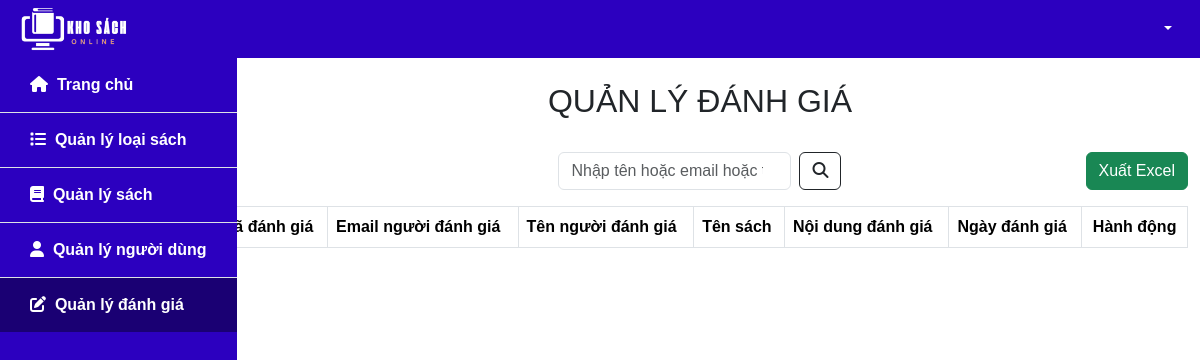
Before: /manage_review.php with the older database file.
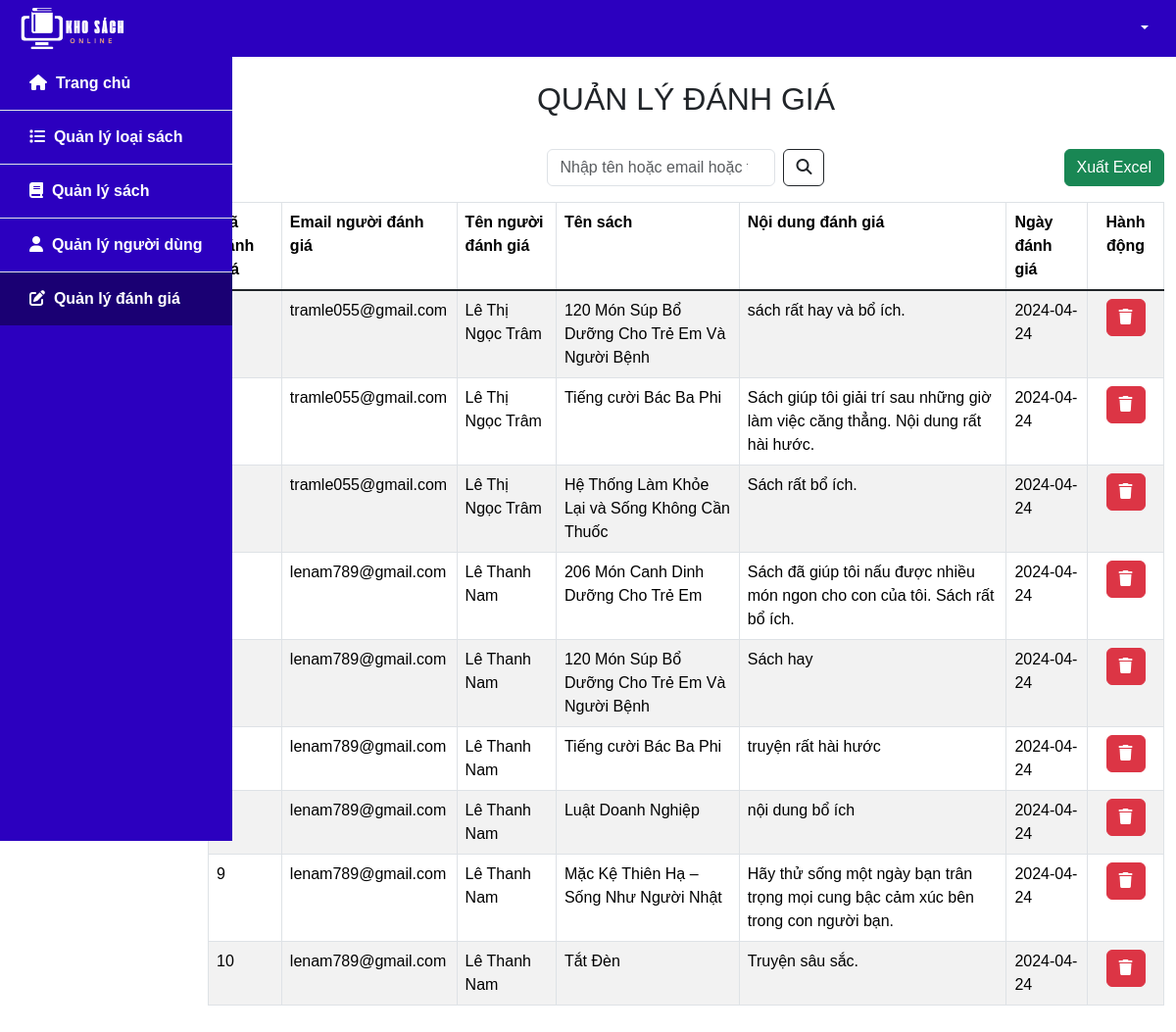
After: the same page with the newer database file.
### tables this page shows
CREATE TABLE `review` (
  `id_review` int(10) NOT NULL,
  `content` varchar(500) NOT NULL,
  `date_review` date NOT NULL,
  `email` varchar(100) NOT NULL,
  `id_book` varchar(10) NOT NULL
);

CREATE TABLE `user` (
  `email` varchar(100) NOT NULL,
  `fullname` varchar(50) NOT NULL,
  `password` varchar(100) NOT NULL,
  `role` varchar(10) NOT NULL
);

CREATE TABLE `book` (
  `id_book` varchar(10) NOT NULL,
  `name_book` varchar(100) NOT NULL,
  `author` varchar(50) DEFAULT NULL,
  `describe_book` varchar(1000) DEFAULT NULL,
  `image_book` varchar(200) DEFAULT NULL,
  `file_book` varchar(200) NOT NULL,
  `id_genre` varchar(10) NOT NULL
);

### src/functions.php (called while the page is built, shortened)
<?php
function html_escape(string|null $text): string
{
    return htmlspecialchars($text ?? '', ENT_QUOTES, 'UTF-8', false);
}

### public/manage_review.php (the view, shortened to what this page needs)
<?php
require_once __DIR__ . '/../src/connect.php';
if ($_SERVER['REQUEST_METHOD'] === 'GET' && isset($_GET['keyword'])) {
    $keyword = $_GET['keyword'];
    $sql = "SELECT r.id_review, u.email, u.fullname, b.name_book, r.content, r.date_review
            FROM review r
            JOIN user u ON u.email = r.email
            JOIN book b ON b.id_book = r.id_book
            WHERE u.email LIKE concat('%', ? '%')
            OR u.fullname LIKE concat('%', ? '%')
            OR b.name_book LIKE concat('%', ? '%')
            ORDER BY r.id_review ASC";
    $stmt = $pdo->prepare($sql);
    $stmt->execute([$keyword, $keyword, $keyword]);
} else {
    $sql = "SELECT r.id_review, u.email, u.fullname, b.name_book, r.content, r.date_review
            FROM review r
            JOIN user u ON u.email = r.email
            JOIN book b ON b.id_book = r.id_book
            ORDER BY r.id_review ASC";
    $stmt = $pdo->prepare($sql);
    $stmt->execute();
}
$rows = $stmt->fetchAll(PDO::FETCH_ASSOC);
include_once __DIR__. '/../src/partials/header_ad.php'
?>
<div class="container-fluid flex-grow-1">
    <div class="row">
        <div class="col-2">
            <?php include_once __DIR__. '/../src/partials/slidebar_ad.php' ?>
        </div>
        <div class="col-10">
            <div class="row justify-content-center m-4">
                <h2 class="text-center">QUẢN LÝ ĐÁNH GIÁ</h2>
            </div>
            <div class="row mb-3">
                <div class="col">
                </div>
                <div class="col d-flex justify-content-center ">
                    <form class="d-flex" role="search" method="GET">
                        <input class="form-control me-2" type="search" placeholder="Nhập tên hoặc email hoặc tên sách"
                            aria-label="Search" name="keyword"
                            value="<?= isset($_GET['keyword']) ? html_escape($_GET['keyword']) : '' ?>">
                        <button class="btn btn-outline-dark" type="submit"><i
                                class="fa-solid fa-magnifying-glass"></i></button>
                    </form>
                </div>
                <div class="col d-flex justify-content-end">
                    <form method="post">
                        <button class="btn btn-success" type="submit" name="export">
                            Xuất Excel
                        </button>
                    </form>
                </div>
            </div>
            <div class="row my-3">
                <div class="col">
                    <table class="table table-bordered table-striped">
                        <thead>
                            <tr>
                                <th class="align-content-start">Mã đánh giá</th>
                                <th class="align-content-start">Email người đánh giá</th>
                                <th class="align-content-start">Tên người đánh giá</th>
                                <th class="align-content-start">Tên sách</th>
                                <th class="align-content-start">Nội dung đánh giá</th>
                                <th class="align-content-start">Ngày đánh giá</th>
                                <th class="text-center align-content-start">Hành động</th>
                            </tr>
                        </thead>
                        <tbody class="table-group-divider">
                            <?php foreach ($rows as $row) : ?>
                            <tr>
                                <td><?= html_escape($row['id_review']) ?></td>
                                <td><?= html_escape($row['email']) ?></td>
                                <td><?= html_escape($row['fullname']) ?></td>
                                <td><?= html_escape($row['name_book']) ?></td>
                                <td><?= html_escape($row['content']) ?></td>
                                <td><?= html_escape($row['date_review']) ?></td>
                                <td>
                                    <div class="d-flex justify-content-center">
                                        <form class="form-inline mx-1" action="/delete_review.php" method="POST">
                                            <button id="delete-review-btn" type="button"
                                                class="btn btn-xs btn-danger  delete-review-btn" data-toggle="modal"
                                                name="delete-review" data-target="#delete-confirm">
                                                <i class="fa-solid fa-trash"></i>
                                            </button>
                                        </form>
                                    </div>
                                </td>
                            </tr>
                            <?php endforeach ?>
                        </tbody>
                    </table>
                </div>
            </div>
        </div>
    </div>
</div>
<?php
include_once __DIR__. '/../src/partials/footer_ad.php'
?>

Changed rows visible on the page:
added review: email.email "tramle055@gmail.com", email.fullname "Lê Thị Ngọc Trâm", id_book.name_book "120 Món Súp Bổ Dưỡng Cho Trẻ Em Và Người Bệnh", content "sách rất hay và bổ ích.", date_review "2024-04-24"
added review: email.email "tramle055@gmail.com", email.fullname "Lê Thị Ngọc Trâm", id_book.name_book "Tiếng cười Bác Ba Phi", content "Sách giúp tôi giải trí sau những giờ làm việc căng thẳng. Nội dung rất hài hước.", date_review "2024-04-24"
added review: email.email "tramle055@gmail.com", email.fullname "Lê Thị Ngọc Trâm", id_book.name_book "Hệ Thống Làm Khỏe Lại và Sống Không Cần Thuốc", content "Sách rất bổ ích.", date_review "2024-04-24"
added review: email.email "lenam789@gmail.com", email.fullname "Lê Thanh Nam", id_book.name_book "206 Món Canh Dinh Dưỡng Cho Trẻ Em", content "Sách đã giúp tôi nấu được nhiều món ngon cho con của tôi. Sách rất bổ ích.", date_review "2024-04-24"
added review: email.email "lenam789@gmail.com", email.fullname "Lê Thanh Nam", id_book.name_book "120 Món Súp Bổ Dưỡng Cho Trẻ Em Và Người Bệnh", content "Sách hay", date_review "2024-04-24"
added review: email.email "lenam789@gmail.com", email.fullname "Lê Thanh Nam", id_book.name_book "Tiếng cười Bác Ba Phi", content "truyện rất hài hước", date_review "2024-04-24"
added review: email.email "lenam789@gmail.com", email.fullname "Lê Thanh Nam", id_book.name_book "Luật Doanh Nghiệp", content "nội dung bổ ích", date_review "2024-04-24"
added review: id_review "9", email.email "lenam789@gmail.com", email.fullname "Lê Thanh Nam", id_book.name_book "Mặc Kệ Thiên Hạ – Sống Như Người Nhật", content "Hãy thử sống một ngày bạn trân trọng mọi cung bậc cảm xúc bên trong con người bạn.", date_review "2024-04-24"
added review: id_review "10", email.email "lenam789@gmail.com", email.fullname "Lê Thanh Nam", id_book.name_book "Tắt Đèn", content "Truyện sâu sắc.", date_review "2024-04-24"
